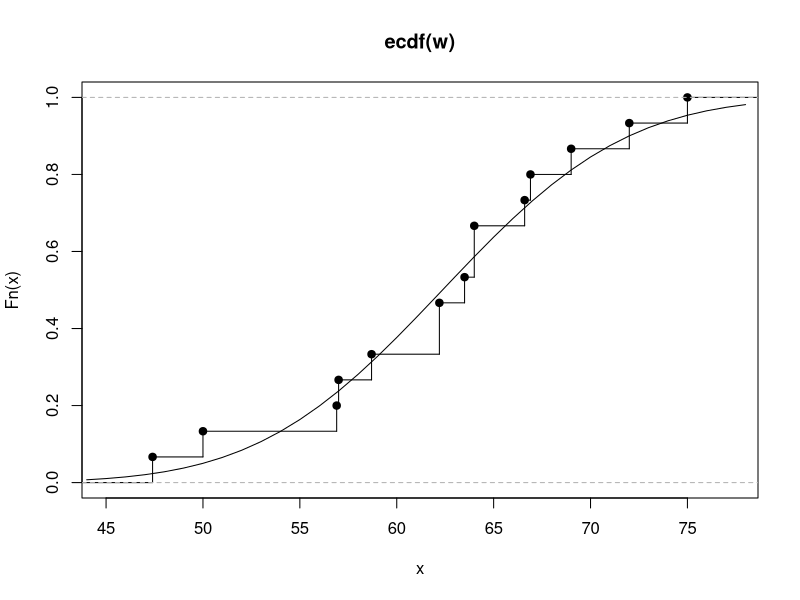

Write R code to recreate this figure.
w <- c(75.0, 64.0, 47.4, 66.9, 62.2, 62.2, 58.7, 63.5,66.6, 64.0, 57.0, 69.0, 56.9, 50.0, 72.0)
plot(ecdf(w),verticals = TRUE, do.p = T)
x <- 44:78
lines(x, pnorm(x, mean(w), sd(w)))
